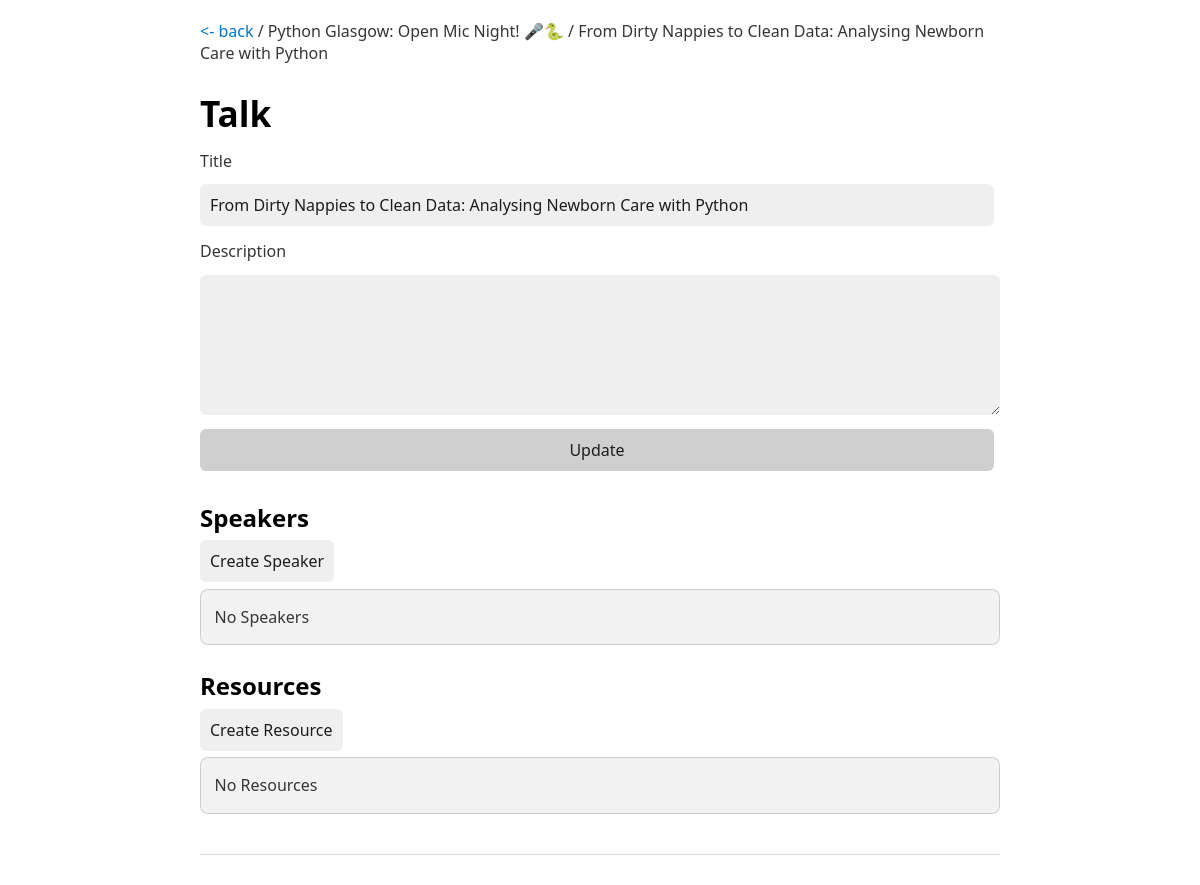
Screenshot of /event/1/talk/3 with the database file from the repository.
### app/models/events.py (models this page shows, shortened)
class Events(db.Model):
    event_id = s.Column(s.Integer, primary_key=True)
    title = s.Column(s.String(255))
    description = s.Column(s.String)
    datetime = s.Column(s.DateTime)
    location = s.Column(s.String(255))
    rel_workshops = s.orm.relationship("Workshops")
    rel_talks = s.orm.relationship("Talks")
    @classmethod
    def get_by_id(cls, event_id):
        se_ = s.select(cls).where(cls.event_id == event_id)
        re_ = db.session.execute(se_).scalars().first()
        return re_

### app/models/talks.py (models this page shows, shortened)
class Talks(db.Model):
    talk_id = s.Column(s.Integer, primary_key=True)
    fk_event_id = s.Column(s.Integer, s.ForeignKey("events.event_id"))
    title = s.Column(s.String(255))
    description = s.Column(s.String(255))
    rel_talk_resources = s.orm.relationship("TalkResources")
    rel_talk_speakers = s.orm.relationship("TalkSpeakers")
    @classmethod
    def get_by_id(cls, talk_id):
        se_ = s.select(cls).where(cls.talk_id == talk_id)
        re_ = db.session.execute(se_).scalars().first()
        return re_

### app/__init__.py (the view)
    @app.get("/event/<int:event_id>/talk/<int:talk_id>")
    def talk(event_id: int, talk_id: int):
        event_ = Events.get_by_id(event_id)
        talk_ = Talks.get_by_id(talk_id)
        return render_template("talk.html", event=event_, talk=talk_)

### app/templates/talk.html (shortened to what this page needs)
<!DOCTYPE html>
<html lang="en">
<head>
    {% include 'includes/head.html' %}
</head>
<body>
<header>
    <div class="top-link">
        <a href="{{ url_for('event', event_id=event.event_id) }}"><- back</a> /
        {{ event.title }} /
        {{ talk.title }}
    </div>
    <h1>Talk</h1>
</header>
<main x-data="talk_" x-init="setup('{{ event.event_id }}', '{{ talk.talk_id }}')">
    <form action="{{ url_for('talk_update', event_id=event.event_id, talk_id=talk.talk_id) }}"
          method="post"
          class="form">
        <label for="title">Title</label>
        <input id="title" type="text" name="title" value="{{ talk.title }}">
        <label for="description">Description</label>
        <textarea id="description" name="description">{{ talk.description }}</textarea>
        <button type="submit">Update</button>
    </form>
    <h2>Speakers</h2>
    <div class="top-link">
        <a class="a-button" @click="create_speaker_dialog.showModal()">Create Speaker</a>
    </div>
    <div class="box" x-show="speakers.length === 0" x-cloak>
        <p>No Speakers</p>
    </div>
    <h2>Resources</h2>
    <div class="top-link">
        <a class="a-button" @click="create_resource_dialog.showModal()">Create Resource</a>
    </div>
    <div class="box" x-show="resources.length === 0" x-cloak>
        <p>No Resources</p>
    </div>
</main>
<footer>
</footer>
</body>
</html>

### app/static/style.css (style rules this page uses)
.form { display: flex; width: 100%; flex-direction: column; gap: .50rem; }
.top-link { margin-top: 1rem; margin-bottom: 1rem; }
.box { padding: 0 0.85rem; background-color: rgba(0, 0, 0, .05); border-radius: 0.5rem; border: 1px solid rgba(0, 0, 0, .15); }
.a-button { transition: background-color var(--animation-duration) linear, border-color var(--animation-duration) linear, color var(--animation-duration) linear, box-shadow var(--animation-duration) linear, transform var(--animation-duration) ease }
.a-button { text-align: center; color: var(--form-text); background-color: var(--background); font-family: inherit; font-size: inherit; margin-right: 6px; margin-bottom: 6px; padding: 10px; border: none; border-radius: 6px; outline: none; text-decoration: none; }

### rows the page displays
Events: title "Python Glasgow: Open Mic Night! 🎤🐍"
Talks: title "From Dirty Nappies to Clean Data: Analysing Newborn Care with Python"
